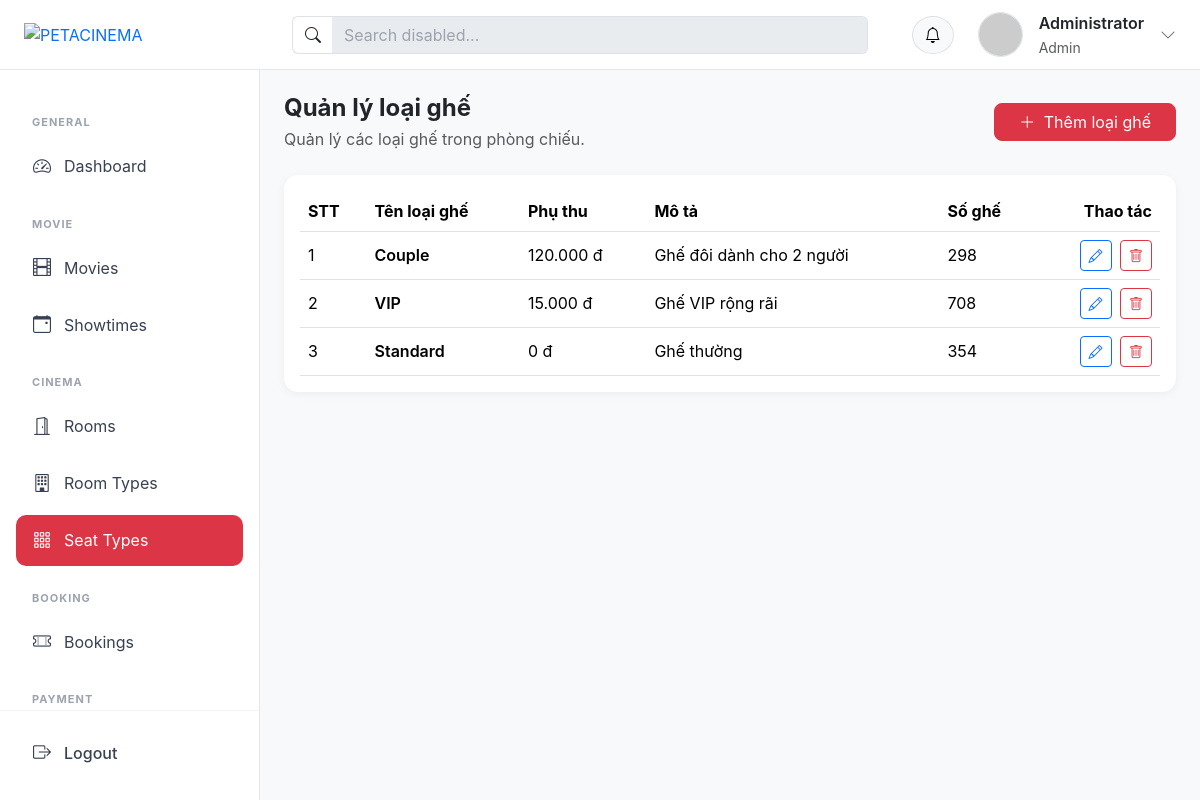
Screenshot of /?action=seat-types (signed in) with the database file from the repository.
### tables this page shows
CREATE TABLE `seat_types` (
  `id` int NOT NULL,
  `name` varchar(50) NOT NULL,
  `surcharge` decimal(10,2) DEFAULT '0.00',
  `description` text
);

### controllers/SeatTypeController.php (called while the page is built, shortened)
<?php
class SeatTypeController
{
    public $seatTypeModel;
    public function __construct()
    {
        $this->seatTypeModel = new SeatTypeModel();
    }
    public function list()
    {
        $listSeatType = $this->seatTypeModel->getAll();
        require_once PATH_VIEW . 'admin/layout/layout.php';
    }
}

### index.php (called while the page is built, shortened)
<?php
spl_autoload_register(function ($class) {
    $fileName = "$class.php";
    $fileModel              = PATH_MODEL . $fileName;
});
require_once './routes/index.php';

### models/BaseModel.php (called while the page is built, shortened)
<?php
class BaseModel
{
    public function __construct()
    {
        $dsn = sprintf('mysql:host=%s;port=%s;dbname=%s;charset=utf8mb4', DB_HOST, DB_PORT, DB_NAME);
        try {
            $this->pdo = new PDO($dsn, DB_USERNAME, DB_PASSWORD, DB_OPTIONS);
        } catch (PDOException $e) {
            die("Kết nối cơ sở dữ liệu thất bại: {$e->getMessage()}. Vui lòng thử lại sau.");
        }
    }
}

### models/SeatTypeModel.php (called while the page is built, shortened)
<?php
class SeatTypeModel extends BaseModel
{
    public function getAll()
    {
        $sql = "SELECT seat_types.*,
                       (SELECT COUNT(*) FROM seats WHERE seats.seat_type_id = seat_types.id) AS total_seats
                FROM seat_types
                ORDER BY seat_types.id DESC";
        $stmt = $this->pdo->prepare($sql);
        $stmt->execute();
        return $stmt->fetchAll();
    }
}
?>

### views/admin/seat-types/list.php (the view, shortened to what this page needs)
<div class="d-flex justify-content-between align-items-center mb-1">
    <div>
        <h4 class="mb-1 fw-bold">Quản lý loại ghế</h4>
        <p class="text-muted mb-0">Quản lý các loại ghế trong phòng chiếu.</p>
    </div>
    <a href="?action=seatTypeAdd" class="btn btn-danger rounded-3 px-4">
        <i class="bi bi-plus-lg me-1"></i> Thêm loại ghế
    </a>
</div>
<div class="card mt-4">
    <div class="card-body p-3">
        <div class="table-responsive">
            <table class="table align-middle mb-0">
                <thead>
                <tr>
                    <th>STT</th>
                    <th>Tên loại ghế</th>
                    <th>Phụ thu</th>
                    <th>Mô tả</th>
                    <th>Số ghế</th>
                    <th class="text-end">Thao tác</th>
                </tr>
                </thead>
                <tbody>
                <?php
                $Stt=0;
                foreach ($listSeatType as $seatType):
                $Stt++;
                ?>
                    <tr>
                        <td><?= $Stt ?></td>
                        <td class="fw-semibold"><?= htmlspecialchars($seatType['name']) ?></td>
                        <td><?= number_format((float)$seatType['surcharge'], 0, ',', '.') ?> đ</td>
                        <td><?= htmlspecialchars($seatType['description'] ?? '') ?></td>
                        <td><?= (int)($seatType['total_seats'] ?? 0) ?></td>
                        <td class="text-end">
                            <a href="?action=seatTypeEdit&id=<?= $seatType['id'] ?>" class="btn btn-outline-primary btn-sm me-1">
                                <i class="bi bi-pencil"></i>
                            </a>
                            <a href="?action=seatTypeDelete&id=<?= $seatType['id'] ?>" class="btn btn-outline-danger btn-sm">
                                <i class="bi bi-trash"></i>
                            </a>
                        </td>
                    </tr>
                <?php endforeach; ?>
                </tbody>
            </table>
        </div>
    </div>
</div>

### assets/css/admin.css (style rules this page uses)
:root { --header-height: 70px; --sidebar-width: 260px; }
body { margin: 0; background: #f8f9fa; font-family: "Inter", -apple-system, BlinkMacSystemFont, "Segoe UI", Roboto, sans-serif; min-height: 100vh; }
.content .table-responsive { width: 100%; overflow-x: auto; }
.card { border: none; border-radius: 14px; box-shadow: 0 2px 10px rgba(0, 0, 0, 0.05); }

### rows the page displays
seat_types: name "Couple", surcharge "120.000", description "Ghế đôi dành cho 2 người", total_seats "298"
seat_types: name "VIP", surcharge "15.000", description "Ghế VIP rộng rãi", total_seats "708"
seat_types: name "Standard", surcharge "0", description "Ghế thường", total_seats "354"

### other values shown
$user['fullname'] "Administrator"
$user['role'] "Admin"
